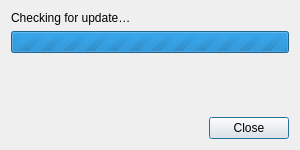
<?xml version="1.0" encoding="UTF-8"?>
<ui version="4.0">
 <class>Meerkat::UpdateCheckerDialog</class>
 <widget class="QDialog" name="Meerkat::UpdateCheckerDialog">
  <property name="geometry">
   <rect>
    <x>0</x>
    <y>0</y>
    <width>300</width>
    <height>150</height>
   </rect>
  </property>
  <property name="windowTitle">
   <string>Check for Updates</string>
  </property>
  <layout class="QVBoxLayout" name="verticalLayout">
   <item>
    <widget class="QLabel" name="label">
     <property name="text">
      <string>Checking for update…</string>
     </property>
    </widget>
   </item>
   <item>
    <widget class="QProgressBar" name="progressBar">
     <property name="maximum">
      <number>0</number>
     </property>
     <property name="value">
      <number>0</number>
     </property>
     <property name="format">
      <string/>
     </property>
    </widget>
   </item>
   <item>
    <layout class="QGridLayout" name="gridLayout"/>
   </item>
   <item>
    <spacer name="verticalSpacer">
     <property name="orientation">
      <enum>Qt::Vertical</enum>
     </property>
     <property name="sizeHint" stdset="0">
      <size>
       <width>0</width>
       <height>0</height>
      </size>
     </property>
    </spacer>
   </item>
   <item>
    <widget class="QDialogButtonBox" name="buttonBox">
     <property name="orientation">
      <enum>Qt::Horizontal</enum>
     </property>
     <property name="standardButtons">
      <set>QDialogButtonBox::Close</set>
     </property>
    </widget>
   </item>
  </layout>
 </widget>
 <resources/>
 <connections>
  <connection>
   <sender>buttonBox</sender>
   <signal>accepted()</signal>
   <receiver>Meerkat::UpdateCheckerDialog</receiver>
   <slot>accept()</slot>
   <hints>
    <hint type="sourcelabel">
     <x>248</x>
     <y>254</y>
    </hint>
    <hint type="destinationlabel">
     <x>157</x>
     <y>274</y>
    </hint>
   </hints>
  </connection>
  <connection>
   <sender>buttonBox</sender>
   <signal>rejected()</signal>
   <receiver>Meerkat::UpdateCheckerDialog</receiver>
   <slot>reject()</slot>
   <hints>
    <hint type="sourcelabel">
     <x>316</x>
     <y>260</y>
    </hint>
    <hint type="destinationlabel">
     <x>286</x>
     <y>274</y>
    </hint>
   </hints>
  </connection>
 </connections>
</ui>
